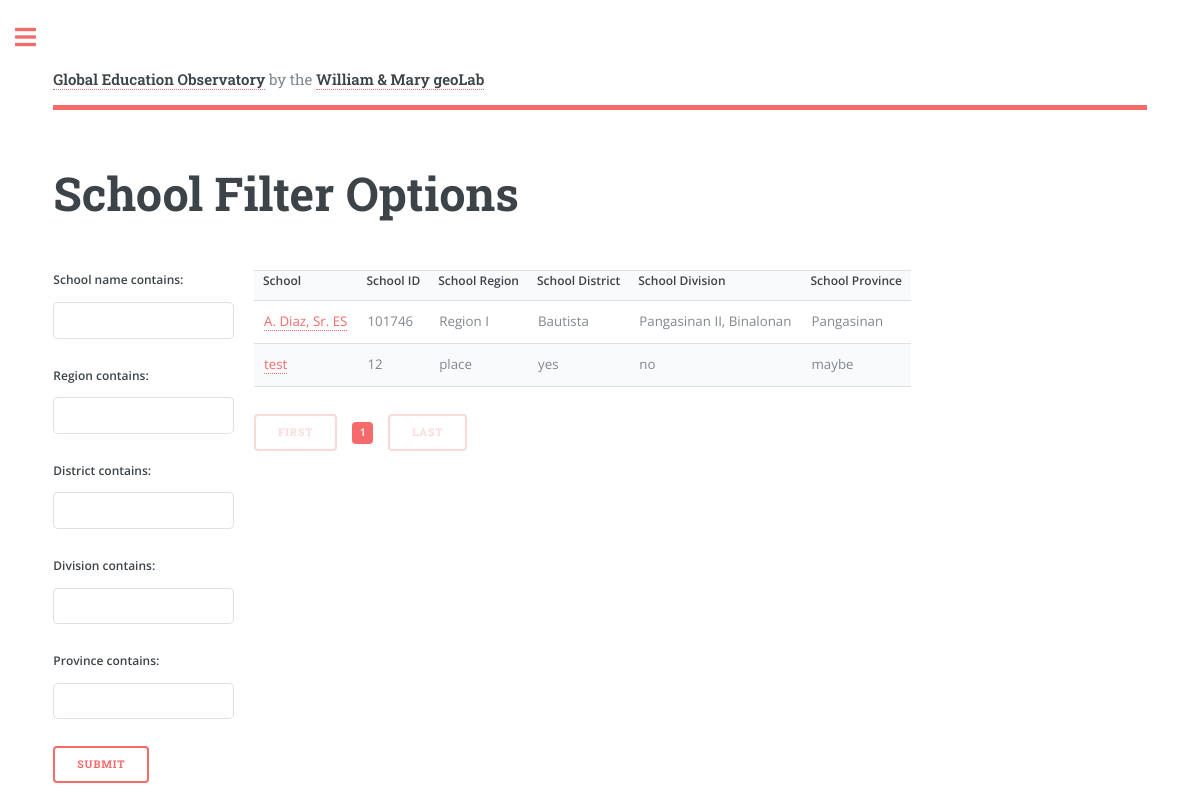
The app's page /schools_list/, older data.
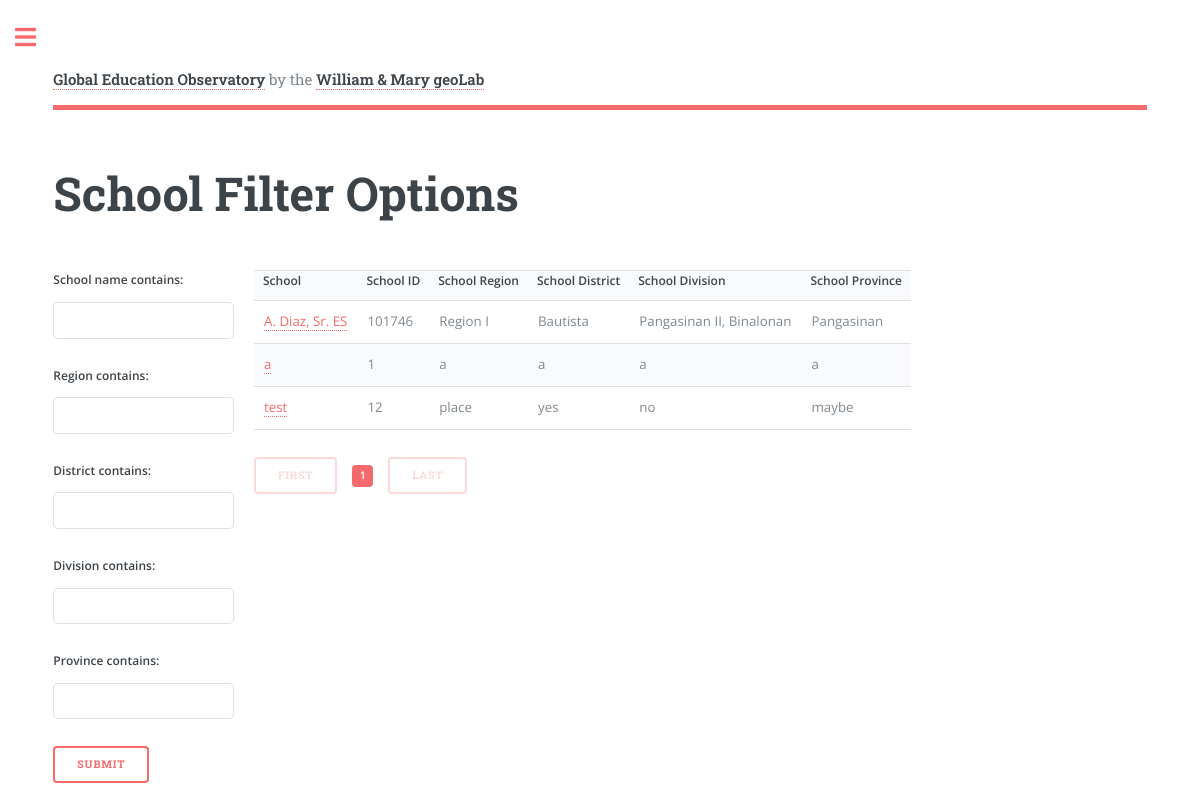
The same page, newer data.
### cms_app/models.py (models this page shows)
class School(models.Model):
    country = models.TextField()
    school_id = models.IntegerField(unique=True)
    remoteness_index = models.FloatField()
    total_recieving_cct = models.IntegerField()
    cct_percentage = models.FloatField()
    comments = models.TextField(blank=True, null=True)
    original_water_boolean = models.IntegerField()
    original_internet_boolean = models.IntegerField()
    original_electricity_boolean = models.IntegerField()
    classroom_count = models.IntegerField()
    student_classroom_ratio = models.FloatField()
    total_teachers = models.IntegerField()
    student_teacher_ratio = models.FloatField()
    latitude = models.FloatField()
    longitude = models.FloatField()
    school_name = models.TextField()
    region = models.TextField()
    division = models.TextField()
    province = models.TextField()
    municipality = models.TextField()
    district = models.TextField()
    total_female = models.IntegerField()
    total_male = models.IntegerField()
    total_enrollment = models.IntegerField()

### cms_app/views.py (the view)
# urls.py: path('schools_list/', views.school_list),
def school_list(request):
    year_list = School.objects.values().order_by('school_name')
    filtered_qs = SchoolResourcesFilter(request.GET, queryset = year_list)
    paginator = Paginator(filtered_qs.qs, 20)
    page = request.GET.get('page')
    try:
        response = paginator.page(page)
    except PageNotAnInteger:
        response = paginator.page(1)
    except EmptyPage:
        response = paginator.page(paginator.num_pages)
    return render(
        request,
        'schools_list.html',
        {'response': response, 'year_filter': filtered_qs})

### cms_app/templates/schools_list.html (shortened to what this page needs)
{% extends "generic.html" %}
{% load static %}
{% load my_tags %}
{% block main %}
<section>
    <header class="main">
        <h1>School Filter Options</h2>
    </header>
    <div class="row">
        <div class="col">
            <form method="get">
                {{ year_filter.form.as_p }}
                <input type="submit" />
            </form>
        </div>
        <div class="col">
            <table>
                <tr>
                    <th>School</th>
                    <th>School ID</th>
                    <th>School Region</th>
                    <th>School District</th>
                    <th>School Division</th>
                    <th>School Province</th>
                </tr>
                {% for obj in response %}
                    <tr>
                        <td><a href="/schools_list/{{ obj.school_name }}/{{ obj.region }}/{{ obj.district }}">
                            {{ obj.school_name }}
                        </a></td>
                        <td>{{ obj.school_id }}</td>
                        <td>{{ obj.region }}</td>
                        <td>{{ obj.district }}</td>
                        <td>{{ obj.division }}</td>
                        <td>{{ obj.province }}</td>
                    </tr>
                {% endfor %}
            </table>
            <ul class="pagination">
                {% if response.has_previous %}
                <li><a href="?{% query_transform request page=1 %}" class="button">First</a></li>
                <li><a href="?{% query_transform request page=response.previous_page_number %}" class="page">{{ response.previous_page_number }}</a></li>
                {% else %}
                <li><span class="button disabled">First</span></li>
                {% endif %}
                <li><a href="#" class="page active">{{ response.number }}</a></li>
                {% if response.has_next %}
                <li><a href="?{% query_transform request page=response.next_page_number %}" class="page">{{ response.next_page_number }}</a></li>
                <li><a href="?{% query_transform request page=response.paginator.num_pages %}" class="button">Last</a></li>
                {% else %}
                <li><span class="button disabled">Last</span></li>
                {% endif %}
            </ul>
        </div>
    </div>
</section>
{% endblock %}

### cms_app/templates/generic.html (shortened to what this page needs)
<!DOCTYPE HTML>
<html>
<head>
	{% load static %}
	<link rel="stylesheet" href="{% static 'myapp/assets/css/main.css' %}" />
</head>
<body class="is-preload">
	<div id="wrapper">
		<div id="main">
			<div class="inner">
				<header id="header">
					<span class="logo"><a href="index.html"><strong>Global Education Observatory</strong></a> by the <a
							href="http://geolab.wm.edu"><strong>William & Mary geoLab</strong></a></span>
				</header>
				{% block main %}{% endblock %}
			</div>
		</div>
	</div>
</body>
</html>

Row changes from the older to the newer data that the page shows:
added School: school_name "a", school_id "1", region "a", district "a", division "a", province "a"
